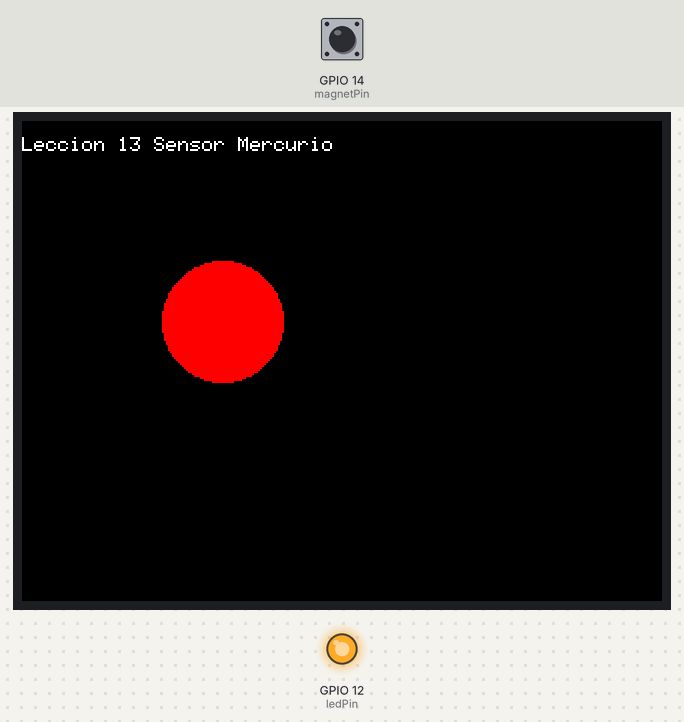
A sketch run on a simulated ESP32. Shown: 320×240 colour display, output pins drawn as LEDs (lit = HIGH). Inputs (shaded band) come from the test bench; at power-on: GPIO 14 (magnetPin) HIGH. What the sketch prints to the serial monitor is not drawn.

Above: at 1.4 s.
1.5 s: GPIO 14 (magnetPin) pulled LOW for 0.15 s
At 2.7 s:
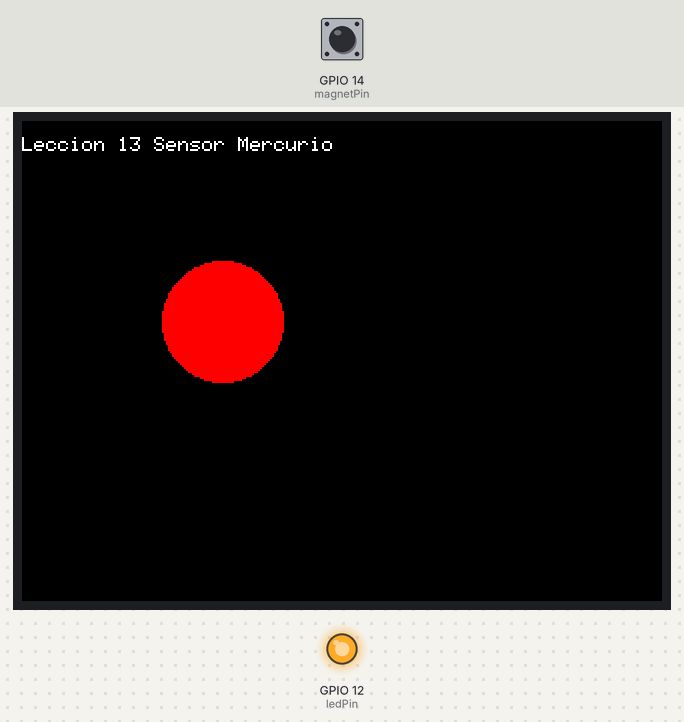
3.1 s: GPIO 14 (magnetPin) pulled LOW for 3.2 s
At 4.2 s:
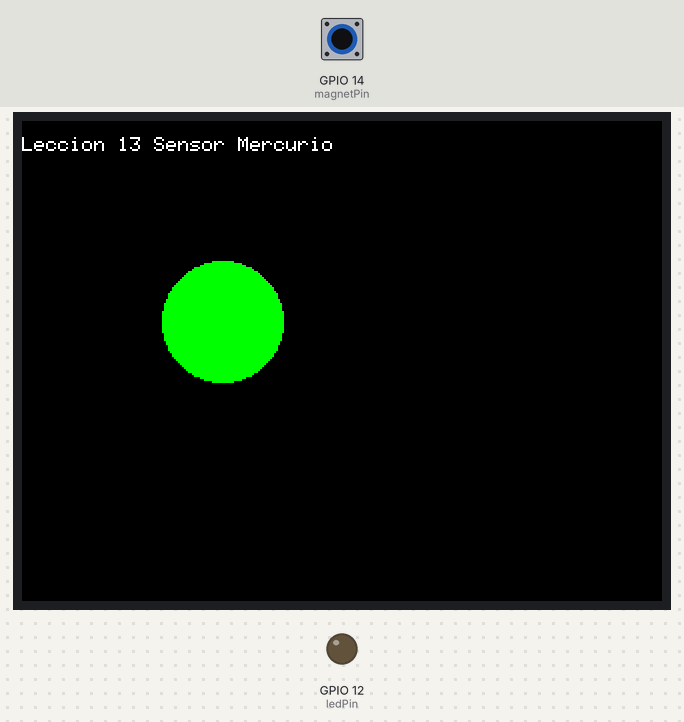
Timing chart, 0 to 7.8 s (numbered marks = the images above; inputs shaded):
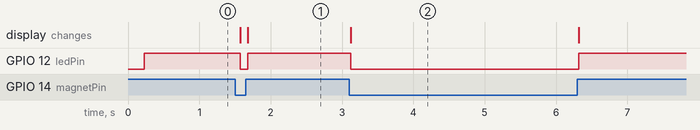

The sketch:

Leccion_13_Mercurio.ino
```cpp
// Placa "ESP32 Dev Module"

#define titleccion "Leccion 13 Sensor Mercurio"

#include <TFT_eSPI.h> // Hardware-specific library

#define magnetPin 14
#define ledPin 12


TFT_eSPI tft = TFT_eSPI();       // Invoke custom library

void setup(void) {
  Serial.begin(115200);
  Serial.println("");
  Serial.println(titleccion);

  pinMode(magnetPin, INPUT_PULLUP);
  pinMode(ledPin, OUTPUT);

    // Pantalla TFT
  tft.init();
  tft.setRotation(3);
  tft.fillScreen(TFT_BLACK);
  tft.setTextColor(TFT_WHITE);
  tft.setCursor(0, 0);
  tft.setTextSize(1);
  tft.println();
  tft.println(titleccion);
}

void loop(void)
{
  int valor = digitalRead(magnetPin);
  if (valor == HIGH)
    {
    tft.fillCircle(100, 100, 30, TFT_RED);
    digitalWrite(ledPin,HIGH);
    }
  else
    {
    tft.fillCircle(100, 100, 30, TFT_GREEN );
    digitalWrite(ledPin,LOW);
    }
  delay(100);
}
```

Measured:
- after the input at 1.5 s, GPIO 12 (ledPin): HIGH → LOW after 0.07 s, → HIGH 0.10 s later; the display: first changes after 0.07 s (image 1 shows a later state)
- after the input at 3.1 s, GPIO 12 (ledPin): HIGH → LOW at once, → HIGH 3.2 s later; the display: changes at once (image 2)
